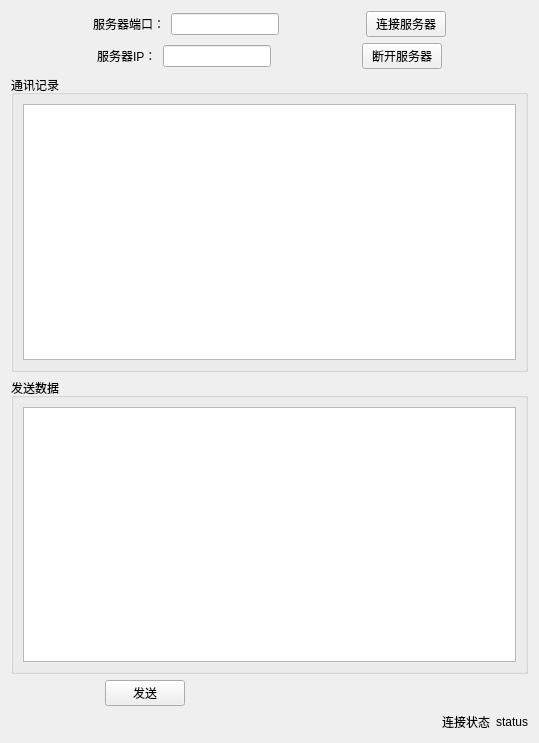
<?xml version="1.0" encoding="UTF-8"?>
<ui version="4.0">
 <class>TCPClient</class>
 <widget class="QWidget" name="TCPClient">
  <property name="geometry">
   <rect>
    <x>0</x>
    <y>0</y>
    <width>539</width>
    <height>743</height>
   </rect>
  </property>
  <property name="windowTitle">
   <string>TCP-客户端</string>
  </property>
  <layout class="QGridLayout" name="gridLayout">
   <item row="0" column="0">
    <layout class="QHBoxLayout" name="horizontalLayout">
     <item>
      <spacer name="horizontalSpacer_3">
       <property name="orientation">
        <enum>Qt::Horizontal</enum>
       </property>
       <property name="sizeHint" stdset="0">
        <size>
         <width>40</width>
         <height>20</height>
        </size>
       </property>
      </spacer>
     </item>
     <item>
      <widget class="QLabel" name="label">
       <property name="text">
        <string>服务器端口：</string>
       </property>
      </widget>
     </item>
     <item>
      <widget class="QLineEdit" name="lineEdit_port"/>
     </item>
     <item>
      <spacer name="horizontalSpacer_4">
       <property name="orientation">
        <enum>Qt::Horizontal</enum>
       </property>
       <property name="sizeHint" stdset="0">
        <size>
         <width>40</width>
         <height>20</height>
        </size>
       </property>
      </spacer>
     </item>
     <item>
      <widget class="QPushButton" name="btn_connectServer">
       <property name="text">
        <string>连接服务器</string>
       </property>
      </widget>
     </item>
     <item>
      <spacer name="horizontalSpacer_5">
       <property name="orientation">
        <enum>Qt::Horizontal</enum>
       </property>
       <property name="sizeHint" stdset="0">
        <size>
         <width>40</width>
         <height>20</height>
        </size>
       </property>
      </spacer>
     </item>
    </layout>
   </item>
   <item row="1" column="0">
    <layout class="QHBoxLayout" name="horizontalLayout_4">
     <item>
      <spacer name="horizontalSpacer_9">
       <property name="orientation">
        <enum>Qt::Horizontal</enum>
       </property>
       <property name="sizeHint" stdset="0">
        <size>
         <width>40</width>
         <height>20</height>
        </size>
       </property>
      </spacer>
     </item>
     <item>
      <widget class="QLabel" name="label_3">
       <property name="text">
        <string>服务器IP：</string>
       </property>
      </widget>
     </item>
     <item>
      <widget class="QLineEdit" name="lineEdit_IP"/>
     </item>
     <item>
      <spacer name="horizontalSpacer_7">
       <property name="orientation">
        <enum>Qt::Horizontal</enum>
       </property>
       <property name="sizeHint" stdset="0">
        <size>
         <width>40</width>
         <height>20</height>
        </size>
       </property>
      </spacer>
     </item>
     <item>
      <widget class="QPushButton" name="btn_disconnectServer">
       <property name="text">
        <string>断开服务器</string>
       </property>
      </widget>
     </item>
     <item>
      <spacer name="horizontalSpacer_8">
       <property name="orientation">
        <enum>Qt::Horizontal</enum>
       </property>
       <property name="sizeHint" stdset="0">
        <size>
         <width>40</width>
         <height>20</height>
        </size>
       </property>
      </spacer>
     </item>
    </layout>
   </item>
   <item row="2" column="0">
    <widget class="QGroupBox" name="groupBox">
     <property name="title">
      <string>通讯记录</string>
     </property>
     <layout class="QGridLayout" name="gridLayout_2">
      <item row="0" column="0">
       <widget class="QTextEdit" name="textEdit_communicate"/>
      </item>
     </layout>
    </widget>
   </item>
   <item row="3" column="0">
    <widget class="QGroupBox" name="groupBox_2">
     <property name="title">
      <string>发送数据</string>
     </property>
     <layout class="QGridLayout" name="gridLayout_3">
      <item row="0" column="0">
       <widget class="QTextEdit" name="textEdit_sendData"/>
      </item>
     </layout>
    </widget>
   </item>
   <item row="4" column="0">
    <layout class="QHBoxLayout" name="horizontalLayout_2">
     <item>
      <spacer name="horizontalSpacer">
       <property name="orientation">
        <enum>Qt::Horizontal</enum>
       </property>
       <property name="sizeHint" stdset="0">
        <size>
         <width>44</width>
         <height>20</height>
        </size>
       </property>
      </spacer>
     </item>
     <item>
      <widget class="QPushButton" name="btn_sendData">
       <property name="text">
        <string>发送</string>
       </property>
      </widget>
     </item>
     <item>
      <spacer name="horizontalSpacer_2">
       <property name="orientation">
        <enum>Qt::Horizontal</enum>
       </property>
       <property name="sizeHint" stdset="0">
        <size>
         <width>343</width>
         <height>21</height>
        </size>
       </property>
      </spacer>
     </item>
    </layout>
   </item>
   <item row="5" column="0">
    <layout class="QHBoxLayout" name="horizontalLayout_3">
     <item>
      <spacer name="horizontalSpacer_6">
       <property name="orientation">
        <enum>Qt::Horizontal</enum>
       </property>
       <property name="sizeHint" stdset="0">
        <size>
         <width>408</width>
         <height>20</height>
        </size>
       </property>
      </spacer>
     </item>
     <item>
      <widget class="QLabel" name="label_2">
       <property name="text">
        <string>连接状态</string>
       </property>
      </widget>
     </item>
     <item>
      <widget class="QLabel" name="label_statusConnect">
       <property name="text">
        <string>status</string>
       </property>
      </widget>
     </item>
    </layout>
   </item>
  </layout>
 </widget>
 <resources/>
 <connections/>
</ui>
